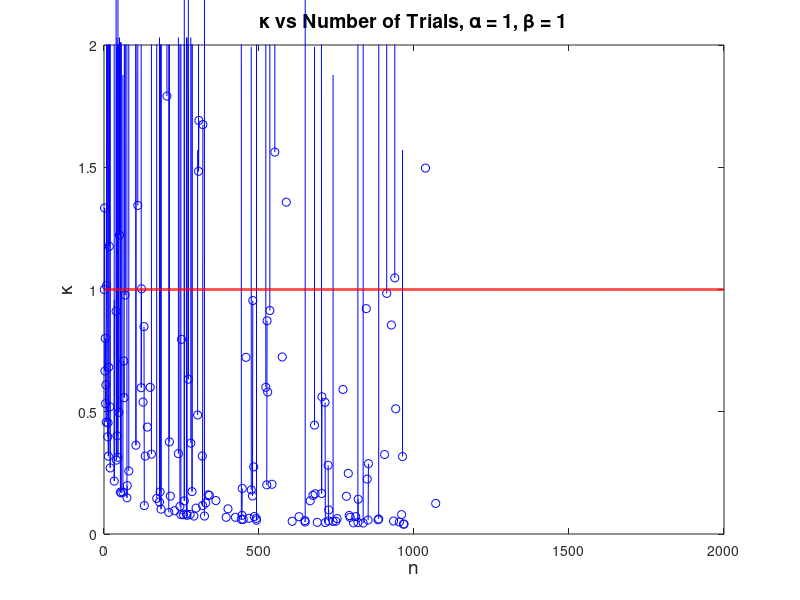

Write the MATLAB code that produced this figure.
%% STA 601 - Homework 11
% Author: Kedar Prabhudesai
% Created on: 10/22/2013

close all;
clear all;

% Beta Prior Parameters
a = 1;
b = 1;
% Number of Trials
nTrials = 1:2000;
% We draw theta at random in [0,1]
H1Theta = rand(1,numel(nTrials));
% Get number of successes
k = binornd(nTrials,H1Theta);
% Calculate Bayes Factor
BayesFactor = beta(a+k,nTrials-k+b)./((0.5.^nTrials).*beta(a,b));

% Manage Plotting
figure;plot(nTrials,BayesFactor,'b-o');ylim([0 2]);hold on;
plot(nTrials,ones(numel(nTrials),1),'r','LineWidth',2);hold off;
xlabel('n','FontSize',14);
ylabel('\kappa','FontSize',14);
title(['\kappa vs Number of Trials, \alpha = ',num2str(a),', \beta = ',num2str(b)],'FontSize',14);